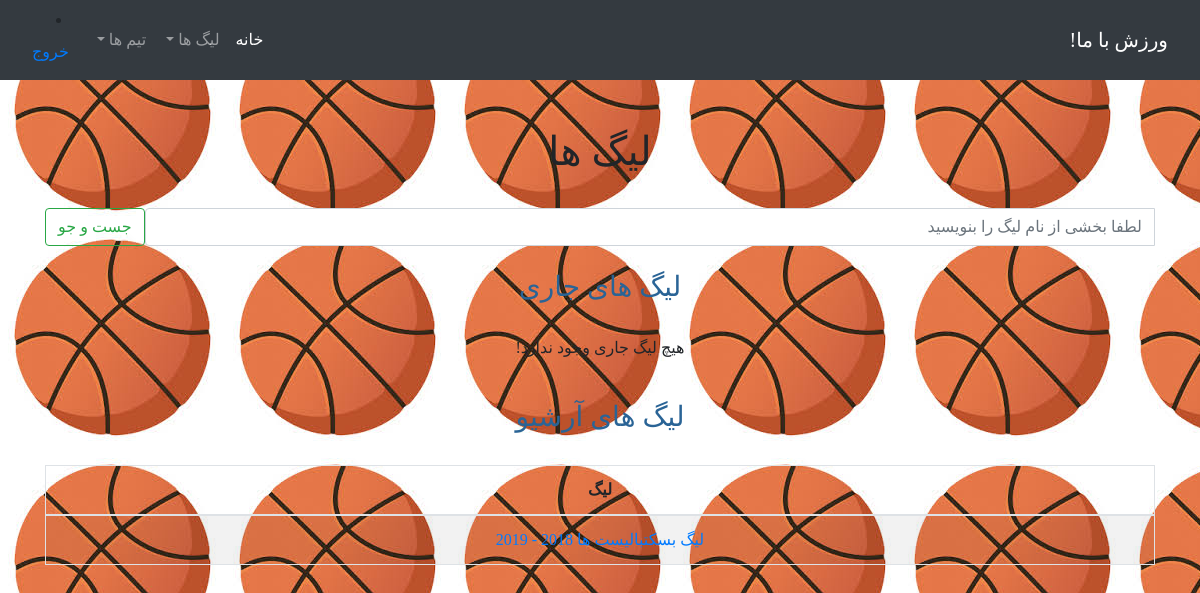
The app's page /basketball/leagues (signed in) with its own data.
### sport/models/basketball_models.py (models this page shows)
class BasketballLeague(League):
    pass

### sport/views/basketball_views.py (the view)
# urls.py: path('basketball/leagues', basketball_leagues, name='basketball_leagues'),
def basketball_leagues(request):
    current_year = timezone.now().year
    current_year = int(current_year)
    current_leagues = BasketballLeague.objects.filter(year__gte=current_year)
    archive_leagues = BasketballLeague.objects.filter(year__lt=current_year).order_by('-year')
    if request.POST:
        current_leagues = filter_leagues_by_text(current_leagues, request.POST["part_of_league"])
        archive_leagues = filter_leagues_by_text(archive_leagues, request.POST['part_of_league'])
    context = {
        'current_leagues': current_leagues,
        'archive_leagues': archive_leagues
    }
    return render(request, 'sport/basketball/basketball_leagues.html', context)

### sport/templates/sport/basketball/basketball_leagues.html (shortened to what this page needs)
{% extends 'base.html' %}
{% block content %}
    <head>
    </head>
    <body background="/sport/templates/sport/basketball/leagues_bg.jpg">
    <br><br>
    <h1>
        لیگ ها
    </h1>
    <br>
    <div class="container">
        <form action="{% url 'sport:basketball_leagues' %}" method="post">
            <div class="input-group">
                <input type="text" name="part_of_league" class="form-control"
                       placeholder="لطفا بخشی از نام لیگ را بنویسید">
                <div class="input-group-btn">
                    <button type="submit" class="btn btn-outline-success">جست و جو</button>
                </div>
            </div>
        </form>
    </div>
    <br>
    <div class="container">
        <h3>لیگ های جاری</h3><br>
        {% if current_leagues %}
            <table class="table table-bordered table-striped">
                <thead>
                <tr>
                    <th>لیگ</th>
                </tr>
                </thead>
                <tbody>
                {% for l in current_leagues %}
                    <tr>
                        <td>
                            <a href="{% url 'sport:league_detail_basketball' l.id %}">{{ l.name }}{{ l.year }}
                                - {{ l.year|add:1 }}</a>
                        </td>
                    </tr>
                {% endfor %}
                </tbody>
            </table>
        {% else %}
            <p>هیچ لیگ جاری وجود ندارد! </p>
        {% endif %}
    </div>
    <br>
    <div class="container">
        <h3>لیگ های آرشیو</h3><br>
        {% if archive_leagues %}
            <table class="table table-bordered table-striped">
                <thead>
                <tr>
                    <th>لیگ</th>
                </tr>
                </thead>
                <tbody>
                {% for l in archive_leagues %}
                    <tr>
                        <td>
                            <a href="{% url 'sport:league_detail_basketball' l.id %}">{{ l.name }} {{ l.year }}
                                - {{ l.year|add:1 }}</a>
                        </td>
                    </tr>
                {% endfor %}
                </tbody>
            </table>
        {% else %}
            <p>هیچ لیگ آرشیوی وجود ندارد</p>
        {% endif %}
    </div>
    </body>
{% endblock %}

### sport/templates/sport/basketball/basketball_leagues.html (style rules this page uses)
h3 { color: #2a6496; }

### records on screen
BasketballLeague: name "لیگ بسکتبالیست ها", year "2018", year|add "2019"
